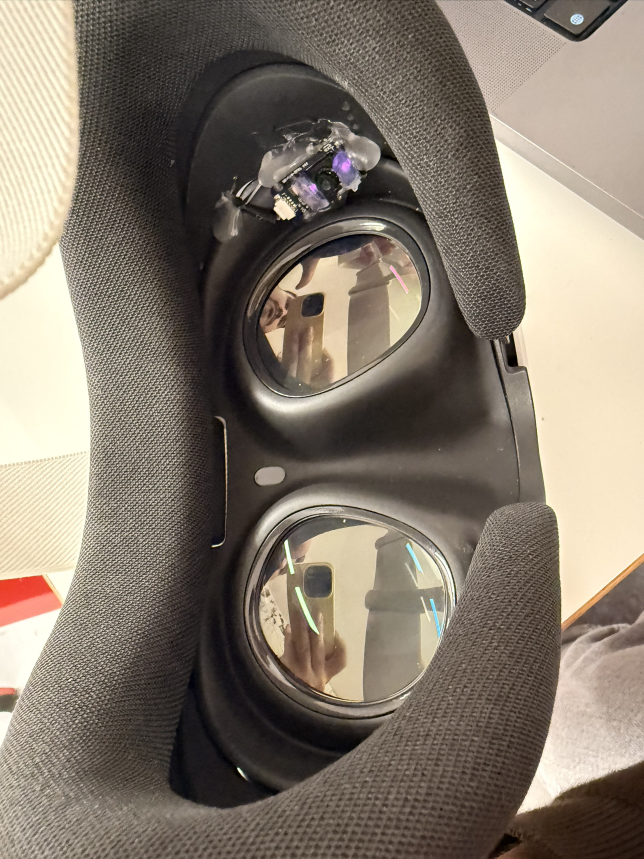
#> input picture media/hardware/quest3_mount_v1.jpg, 1932 x 2576 px (shown at 1/3 size)
$ python -i mixed_pupil.py   (imports and definitions only)
#> lines starting #> are read from the running program, lines starting #| are printed output that depends on the picture; after the words box and inside, x2 and y2 are one past the last pixel; in counts of white or black regions, pixels touching at a corner belong together
### xr_training/tracker/bright_pupil.py
"""Bright-pupil detector for the IR camera inside the Quest 3 (v1, 2026-10-16).

In this mount the two 850 nm LEDs sit right next to the camera lens, so the retina
reflects them back and the pupil looks BRIGHT. Orlosky's tracker looks for the darkest
blob, so it needs this alternative.

Each LED lights one half of the pupil, so the pupil shows up as a left and a right lobe
with a darker vertical band between them (sometimes darker than the iris). v0 often
fitted only one lobe. v1 works in two stages:

1. Seed: the pupil (or one lobe) is a bright elliptical hole inside the darker iris
   ring. Sweep thresholds, take holes, also try merging two neighbouring holes
   (the two lobes). This gives an ellipse that is at least one lobe.
2. Refine: cast rays from the seed centre and from points shifted one lobe width to
   the left and right (that is, inside the other lobe). On every ray keep the
   strongest bright-to-dark step, fit an ellipse with RANSAC, and keep the largest fit
   that is well supported by edges and contains the seed. The pupil boundary is a sharp
   step; the band between the lobes is a slow dip, so it rarely wins on a ray.

Usage:
    from bright_pupil import detect
    result = detect(gray)          # None, or (ellipse, confidence)
    ellipse = ((cx, cy), (w, h), angle)   # OpenCV RotatedRect convention
    confidence in [0, 1]: share of the ellipse outline that is a clear pupil edge.
    Treat confidence < 0.5 as "no pupil" (blink, eye out of view).
"""
import cv2
import numpy as np

MIN_AXIS = 30      # px, smallest plausible pupil axis in a 640 px wide frame
MAX_AXIS = 200
_rng = np.random.default_rng(0)  # fixed seed: the same video gives the same result


# ---------------------------------------------------------------- helpers
def _inside(e, x, y):
    (ex, ey), (w, h), a = e
    t = np.deg2rad(a); dx, dy = x - ex, y - ey
    u = (dx*np.cos(t) + dy*np.sin(t)) / (w/2)
    v = (-dx*np.sin(t) + dy*np.cos(t)) / (h/2)
    return u*u + v*v < 1


def _resid(e, P):
    """Approximate distance (px) of points P to the ellipse outline."""
    (ex, ey), (w, h), a = e
    ca, sa = np.cos(np.deg2rad(a)), np.sin(np.deg2rad(a))
    u = ((P[:, 0]-ex)*ca + (P[:, 1]-ey)*sa) / (w/2)
    v = (-(P[:, 0]-ex)*sa + (P[:, 1]-ey)*ca) / (h/2)
    return np.abs(np.sqrt(u*u + v*v) - 1) * min(w, h) / 2


def _plausible(e, min_axis=MIN_AXIS, max_axis=MAX_AXIS, max_ratio=2.6):
    w, h = e[1]
    return min_axis <= min(w, h) and max(w, h) <= max_axis and max(w, h) / max(min(w, h), 1e-3) < max_ratio


def ring_contrast(g, e):
    """Mean brightness inside the ellipse minus mean of a ring just outside it."""
    (cx, cy), (w, h), a = e
    m = np.zeros_like(g); cv2.ellipse(m, e, 255, -1)
    r = np.zeros_like(g); cv2.ellipse(r, ((cx, cy), (w*1.35, h*1.35), a), 255, -1); r[m > 0] = 0
    if (r > 0).sum() == 0 or (m > 0).sum() == 0:
        return 0.0
    return float(g[m > 0].mean() - g[r > 0].mean())


# [15 lines left out: function edge_coverage, not called in this run]


# ---------------------------------------------------------------- stage 1: seed
def _fit_hull(pts, g, min_axis):
    hull = cv2.convexHull(pts)
    if len(hull) < 5:
        return None
    e = cv2.fitEllipse(hull)
    if not _plausible(e, min_axis=min_axis, max_axis=MAX_AXIS):
        return None
    w, h = e[1]
    fill = cv2.contourArea(hull) / (np.pi*w*h/4)
    if fill < 0.88 or fill > 1.08:
        return None
    con = ring_contrast(g, e)
    if con < 12:
        return None
    return e, con, fill, w*h


def seed(gray):
    """Bright elliptical hole (pupil or one LED lobe) inside the darker iris ring.
    Returns an ellipse or None. Runs at half resolution for speed."""
    k = 2 if gray.shape[1] > 400 else 1
    small = cv2.resize(gray, (gray.shape[1]//k, gray.shape[0]//k), interpolation=cv2.INTER_AREA) if k > 1 else gray
    g = cv2.GaussianBlur(small, (3, 3), 0)
    cands = []
    for T in range(60, 200, 6):
        dark = (g < T).astype(np.uint8) * 255
        dark = cv2.morphologyEx(dark, cv2.MORPH_CLOSE, np.ones((3, 3), np.uint8))
        cs, hier = cv2.findContours(dark, cv2.RETR_CCOMP, cv2.CHAIN_APPROX_NONE)
        if hier is None:
            continue
        holes = {}
        for c, hh in zip(cs, hier[0]):
            if hh[3] >= 0 and len(c) >= 25 // k:          # holes = contours with a parent
                holes.setdefault(hh[3], []).append(c)
        for hs in holes.values():
            hs = sorted(hs, key=cv2.contourArea, reverse=True)[:4]
            groups = [[h] for h in hs]
            for i in range(len(hs)):                 # two neighbouring holes = two lobes
                for j in range(i+1, len(hs)):
                    xi, yi, wi, hi = cv2.boundingRect(hs[i]); xj, yj, wj, hj = cv2.boundingRect(hs[j])
                    gx = max(0, max(xi, xj) - min(xi+wi, xj+wj)); gy = max(0, max(yi, yj) - min(yi+hi, yj+hj))
                    if max(gx, gy) < 0.6*min(max(wi, hi), max(wj, hj)):
                        groups.append([hs[i], hs[j]])
            for grp in groups:
                r = _fit_hull(np.vstack(grp), g, 20 / k)
                if r is not None:
                    e, con, fill, area = r
                    cands.append((con*fill, e, con, area))
    if not cands:
        return None
    best = max(cands, key=lambda c: c[0])
    sx, sy = best[1][0]
    full = [c for c in cands if _inside(c[1], sx, sy) and c[2] >= 0.4*best[2] and c[3] <= 5*best[3]]
    (ex, ey), (w, h), a = (max(full, key=lambda c: c[3]) if full else best)[1]
    return ((ex*k + (k-1)/2, ey*k + (k-1)/2), (w*k, h*k), a)


# ---------------------------------------------------------------- stage 2: refine
# [100 lines left out: functions _ray_edges, _ransac, refine, _detect_full, detect, not called in this run]


def track(gray):
    """Backwards-compatible name used by v0."""
    return detect(gray)

### xr_training/tracker/mixed_pupil.py
"""Mixed-pupil detector (2026-10-19).

With the LEDs a bit off the lens axis the pupil is neither fully bright nor fully dark:
one or two bright lobes plus a dark band, and the mix changes as the eye moves.
The only stable thing is the pupil OUTLINE: a sharp step against the iris, brighter or
darker depending on where you are on it.

1. Seed: a bright lobe (bright_pupil.seed) or, if there is none, the darkest blob.
2. Cast rays from the seed and from 4 shifted points, keep up to 3 sharp steps per ray
   in either direction (|gradient|), pool them.
3. RANSAC ellipse over the pooled points. The pupil outline is shared by all rays, the
   inner lobe/band edges are not elliptical, so the outline wins.

detect(gray, prev=None) -> (ellipse, confidence) | None, same API as bright_pupil.
"""
import cv2
import numpy as np
import bright_pupil as bp

_rng = np.random.default_rng(0)


def _filtered(gray):
    g = cv2.GaussianBlur(gray, (5, 5), 0)
    g = cv2.morphologyEx(g, cv2.MORPH_OPEN, cv2.getStructuringElement(cv2.MORPH_ELLIPSE, (9, 9)))   # glints
    g = cv2.morphologyEx(g, cv2.MORPH_CLOSE, cv2.getStructuringElement(cv2.MORPH_ELLIPSE, (5, 5)))  # thin lashes
    return g.astype(np.float32)


def _dark_seed(gray):
    g = cv2.GaussianBlur(gray, (9, 9), 0)
    lo = float(np.percentile(g, 1))
    m = (g < lo + 20).astype(np.uint8) * 255
    cs, _ = cv2.findContours(m, cv2.RETR_EXTERNAL, cv2.CHAIN_APPROX_NONE)
    cs = [c for c in cs if len(c) >= 5 and cv2.contourArea(c) > 80]
    if not cs:
        return None
    return cv2.fitEllipse(max(cs, key=cv2.contourArea))


def _ray_points(gf, c, rmax, n_rays=72, dmin=4.0, top=3):
    H, W = gf.shape
    rs = np.arange(4.0, rmax, 1.0)
    P = []
    for k in range(n_rays):
        t = 2 * np.pi * k / n_rays
        xs = c[0] + rs * np.cos(t); ys = c[1] + rs * np.sin(t)
        ok = (xs >= 1) & (xs < W - 2) & (ys >= 1) & (ys < H - 2)
        if ok.sum() < 8:
            continue
        xs, ys = xs[ok], ys[ok]
        prof = cv2.remap(gf, xs.astype(np.float32)[None], ys.astype(np.float32)[None], cv2.INTER_LINEAR)[0]
        d = np.zeros_like(prof); d[2:-2] = np.abs(prof[:-4] - prof[4:]) / 4.0
        pk = [i for i in range(2, len(d) - 2) if d[i] >= dmin and d[i] == d[i - 2:i + 3].max()]
        for i in sorted(pk, key=lambda i: -d[i])[:top]:
            P.append((xs[i], ys[i]))
    return P


def coverage(gf, e, n=72, off=3.0, dmin=8.0):
    """Share of the outline with a clear step (either direction) across it."""
    (ex, ey), (w, h), a = e
    t = np.linspace(0, 2 * np.pi, n, endpoint=False)
    ca, sa = np.cos(np.deg2rad(a)), np.sin(np.deg2rad(a))
    px, py = (w / 2) * np.cos(t), (h / 2) * np.sin(t)
    nx, ny = np.cos(t) / (w / 2), np.sin(t) / (h / 2)
    nn = np.hypot(nx, ny); nx, ny = nx / nn, ny / nn

    def sample(sx, sy):
        X = ex + sx * ca - sy * sa; Y = ey + sx * sa + sy * ca
        return cv2.remap(gf, X.astype(np.float32)[None], Y.astype(np.float32)[None],
                         cv2.INTER_LINEAR, borderMode=cv2.BORDER_REPLICATE)[0]
    return float((np.abs(sample(px - off * nx, py - off * ny) - sample(px + off * nx, py + off * ny)) > dmin).mean())


def _ransac(P, must, iters=400, tol=2.0):
    best = None
    for _ in range(iters):
        S = P[_rng.choice(len(P), 6, replace=False)]
        try:
            e = cv2.fitEllipse(S)
        except cv2.error:
            continue
        if not bp._plausible(e) or not bp._inside(e, *must):
            continue
        n = int((bp._resid(e, P) < tol).sum())
        if best is None or n > best[0]:
            best = (n, e)
    if best is None:
        return None
    inl = P[bp._resid(best[1], P) < tol]
    return cv2.fitEllipse(inl) if len(inl) >= 6 else best[1]


def _detect_full(gray):
    s = bp.seed(gray) or _dark_seed(gray)
    if s is None:
        return None
    gf = _filtered(gray)
    (cx, cy), (w, h), _ = s
    L = max(w, h)
    P = []
    for c in [(cx, cy), (cx - 0.8 * L, cy), (cx + 0.8 * L, cy), (cx, cy - 0.5 * L), (cx, cy + 0.5 * L)]:
        P += _ray_points(gf, c, bp.MAX_AXIS / 2)
    if len(P) < 20:
        return None
    e = _ransac(np.array(P, np.float32), (cx, cy))
    if e is None:
        return None
    return e, coverage(gf, e)


def detect(gray, prev=None):
    H, W = gray.shape
    res = None
    if prev is not None:
        (px, py), (pw, ph), _ = prev
        half = int(1.6 * max(pw, ph)) + 20
        x0, y0 = max(0, int(px) - half), max(0, int(py) - half)
        x1, y1 = min(W, int(px) + half), min(H, int(py) + half)
        if x1 - x0 > 60 and y1 - y0 > 60:
            r = _detect_full(gray[y0:y1, x0:x1])
            if r is not None and r[1] >= 0.5:
                (ex, ey), axes, a = r[0]
                res = (((ex + x0, ey + y0), axes, a), r[1])
    if res is None:
        res = _detect_full(gray)
    if res is None:
        return None
    e, conf = res
    (x, y), (w, h), _ = e
    r = max(w, h) / 2
    if min(w, h) < bp.MIN_AXIS or x - r < 5 or y - r < 5 or x + r > W - 5 or y + r > H - 5:
        return None
    return e, conf

>>> import cv2
>>> picture = cv2.imread('../../media/hardware/quest3_mount_v1.jpg', cv2.IMREAD_GRAYSCALE)
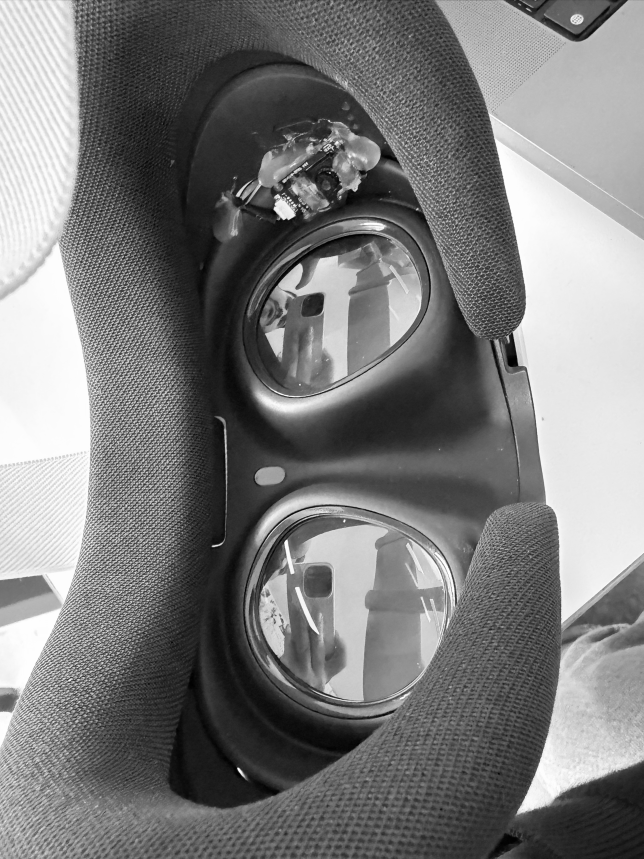
#> picture: shape (2576, 1932) (shown at 1/3 size); min 0, max 255, mean 123.6
>>> result = _detect_full(picture)
#> the loop in seed, `for T in range(60, 200, 6):` made 24 passes
#> pass 1, in seed, `dark = (g < T).astype(np.uint8) * 255`:
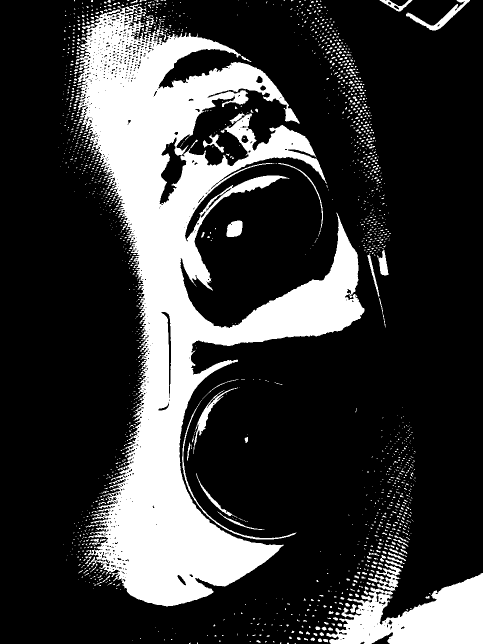
#> dark: shape (1288, 966) (shown at 1/2 size); 23.1% white; 1776 white regions (1612 under 20 px), largest, box (x1, y1, x2, y2) and area: (151, 8, 729, 1213) 236431, (653, 1146, 966, 1288) 25586, (812, 0, 940, 61) 1477
#> pass 1, in seed, `dark = cv2.morphologyEx(dark, cv2.MORPH_CLOSE, np.ones((3, 3), np.uint..`:
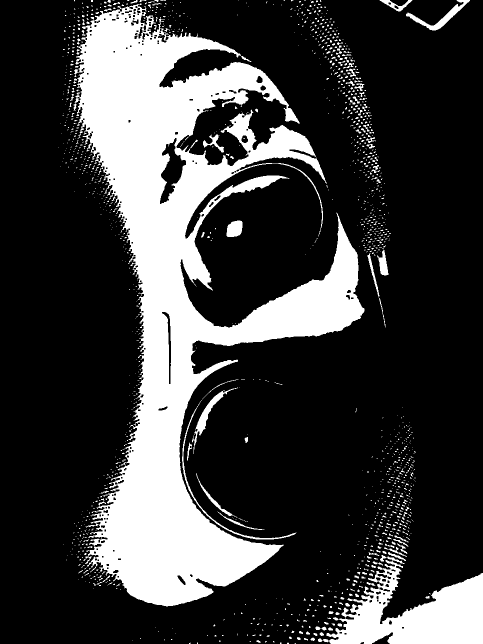
#> dark: shape (1288, 966) (shown at 1/2 size); 23.8% white; 1460 white regions (1315 under 20 px), largest, box (x1, y1, x2, y2) and area: (147, 7, 729, 1213) 246802, (636, 1110, 966, 1288) 28184, (812, 0, 940, 61) 1512
#> pass 2, in seed, `dark = (g < T).astype(np.uint8) * 255`:
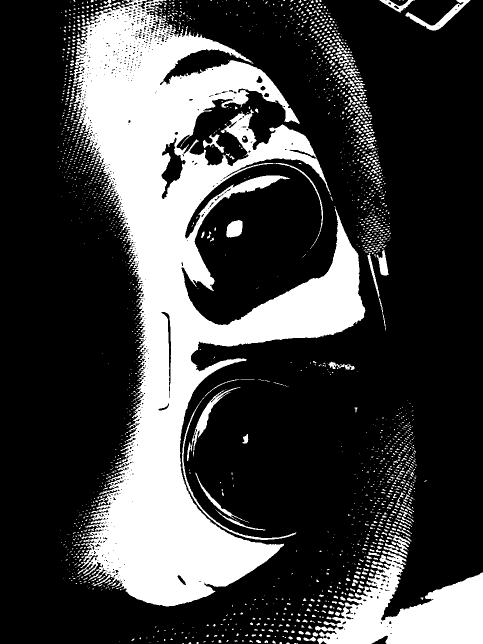
#> dark: shape (1288, 966) (shown at 1/2 size); 26% white; 2048 white regions (1754 under 20 px), largest, box (x1, y1, x2, y2) and area: (139, 0, 731, 1213) 259250, (630, 1101, 966, 1288) 32004, (811, 0, 941, 61) 1617
#> pass 2, in seed, `dark = cv2.morphologyEx(dark, cv2.MORPH_CLOSE, np.ones((3, 3), np.uint..`:
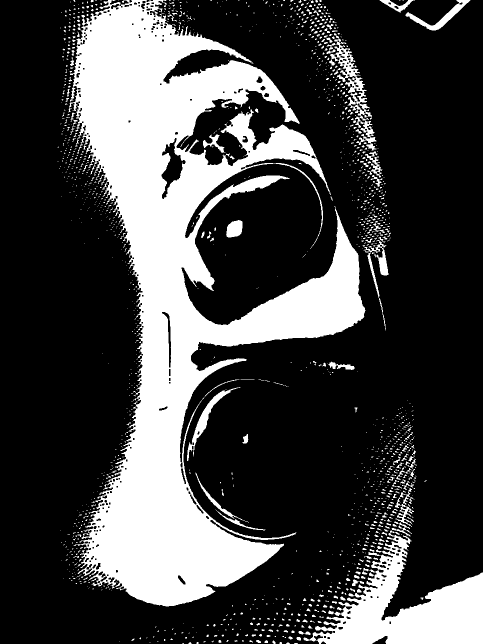
#> dark: shape (1288, 966) (shown at 1/2 size); 26.8% white; 1530 white regions (1344 under 20 px), largest, box (x1, y1, x2, y2) and area: (137, 0, 731, 1213) 270273, (607, 1061, 966, 1288) 34723, (653, 66, 753, 301) 4604
#> after the loop in seed, `for T in range(60, 200, 6):`:
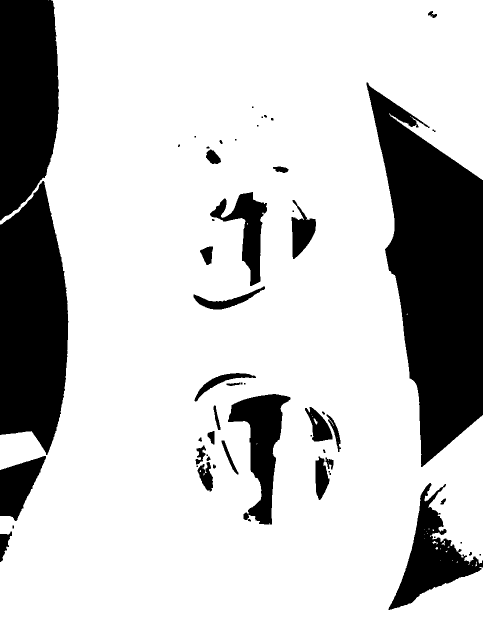
#> dark: shape (1288, 966) (shown at 1/2 size); 78.8% white; 58 black regions (21 under 20 px), largest, box (x1, y1, x2, y2) and area: (733, 165, 966, 934) 101692, (0, 362, 137, 910) 58096, (0, 0, 118, 441) 43724
#> in _filtered, `g = cv2.morphologyEx(g, cv2.MORPH_OPEN, cv2.getStructuringElement(cv2...`:
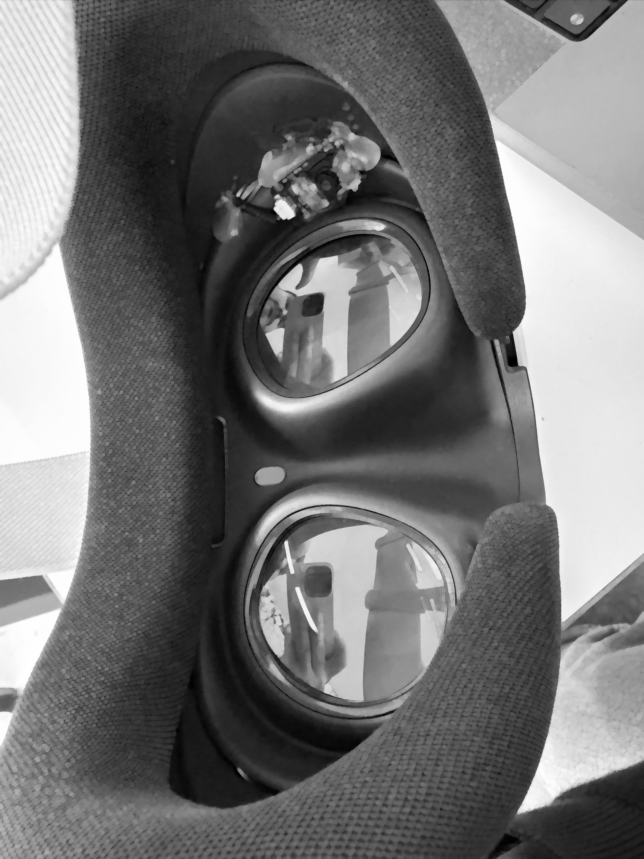
#> g: shape (2576, 1932) (shown at 1/3 size); min 0, max 254, mean 116.3
#> the loop in _detect_full, `for c in [(cx, cy), (cx - 0.8 * L, cy), (cx + 0.8 * L, cy), (cx, cy - ..` made 5 passes
#> c on passes 1 to 5: (1731, 45.01), (1679.3, 45.01), (1782.8, 45.01), (1731, 12.67), (1731, 77.35)
